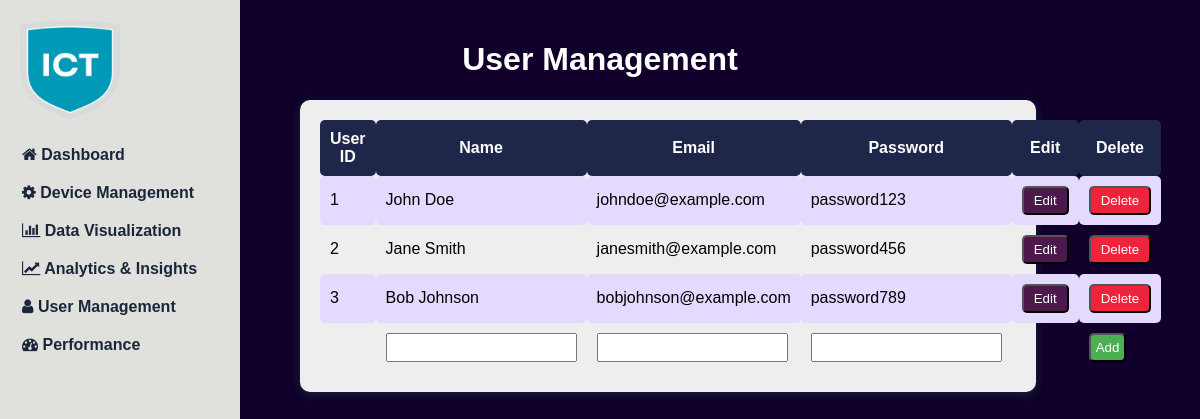
Screenshot of /user.php with the database file from the repository.
### tables this page shows
CREATE TABLE `Users` (
  `user_id` int(11) NOT NULL,
  `name` varchar(50) DEFAULT NULL,
  `email` varchar(255) DEFAULT NULL,
  `password` varchar(255) DEFAULT NULL
);

### user.php (the view, shortened to what this page needs)
<!DOCTYPE html>
<html>
<head>
</head>
<body>
	<?php include("./sidebar.php")?>
	<h1>User Management</h1>
	<div class = "content">
	<table>
		<tr>
			<th>User ID</th>
			<th>Name</th>
			<th>Email</th>
			<th>Password</th>
			<th>Edit</th>
			<th>Delete</th>
		</tr>
		<?php
		$servername = "localhost";
		$username = "root";
		$password = "";
		$dbname = "IoT_Framework";
		$conn = mysqli_connect($servername, $username, $password, $dbname);
		$sql = "SELECT * FROM Users";
		$result = mysqli_query($conn, $sql);
		while ($row = mysqli_fetch_assoc($result)) {
			echo "<tr>";
			echo "<td>".$row['user_id']."</td>";
			echo "<td>".$row['name']."</td>";
			echo "<td>".$row['email']."</td>";
			echo "<td>".$row['password']."</td>";
			echo "<td><a href='edit.php?id=".$row['user_id']."'><button class='edit-btn'>Edit</button></a></td>";
echo "<td><a href='delete.php?id=".$row['user_id']."'><button class='delete-btn'>Delete</button></a></td>";
			echo "</tr>";
		}
		?>
		<tr>
			<form action="add.php" method="POST">
				<td></td>
				<td><input type="text" name="name"></td>
				<td><input type="text" name="email"></td>
				<td><input type="text" name="password"></td>
				<td></td>
				<td><input type="submit" class="delete-btn"value="Add"></td>
			</form>
		</tr>
	</table>
	</div>
</body>
</html>

### user.php (style rules this page uses)
body { font-family: Arial, sans-serif; margin: 0; padding: 20px; color: #fff; background-color: #10002b; }
h1 { text-align: center; }
.content { width: 60%; margin-bottom: 30px; height: 50%; background-color: #eee; box-shadow: 0px 2px 10px #1b263b; margin-left: 280px; padding: 20px; border-radius: 10px; }
table { border: 1px ; margin: 0 auto; border-collapse: collapse; border-radius: 5px; color: #000; }
th, td { border: 1px; padding: 10px; border-radius: 5px; }
th { background-color: #1e2749; color: #fff; }
tr:nth-child(even) { background-color: #e4d9ff; }
input[type="text"], input[type="submit"] { padding: 5px; }
input[type="submit"] { background-color: #4CAF50; color: white; cursor: pointer; }
.edit-btn { background-color: #4d194d; color: white; padding: 5px 10px; border-radius: 5px; }
.delete-btn { background-color: #ef233c; color:#fff; padding: 5px 10px; border-radius: 5px; }

### rows the page displays
users: user_id "1", name "John Doe", email "johndoe@example.com", password "password123"
users: user_id "2", name "Jane Smith", email "janesmith@example.com", password "password456"
users: user_id "3", name "Bob Johnson", email "bobjohnson@example.com", password "password789"
